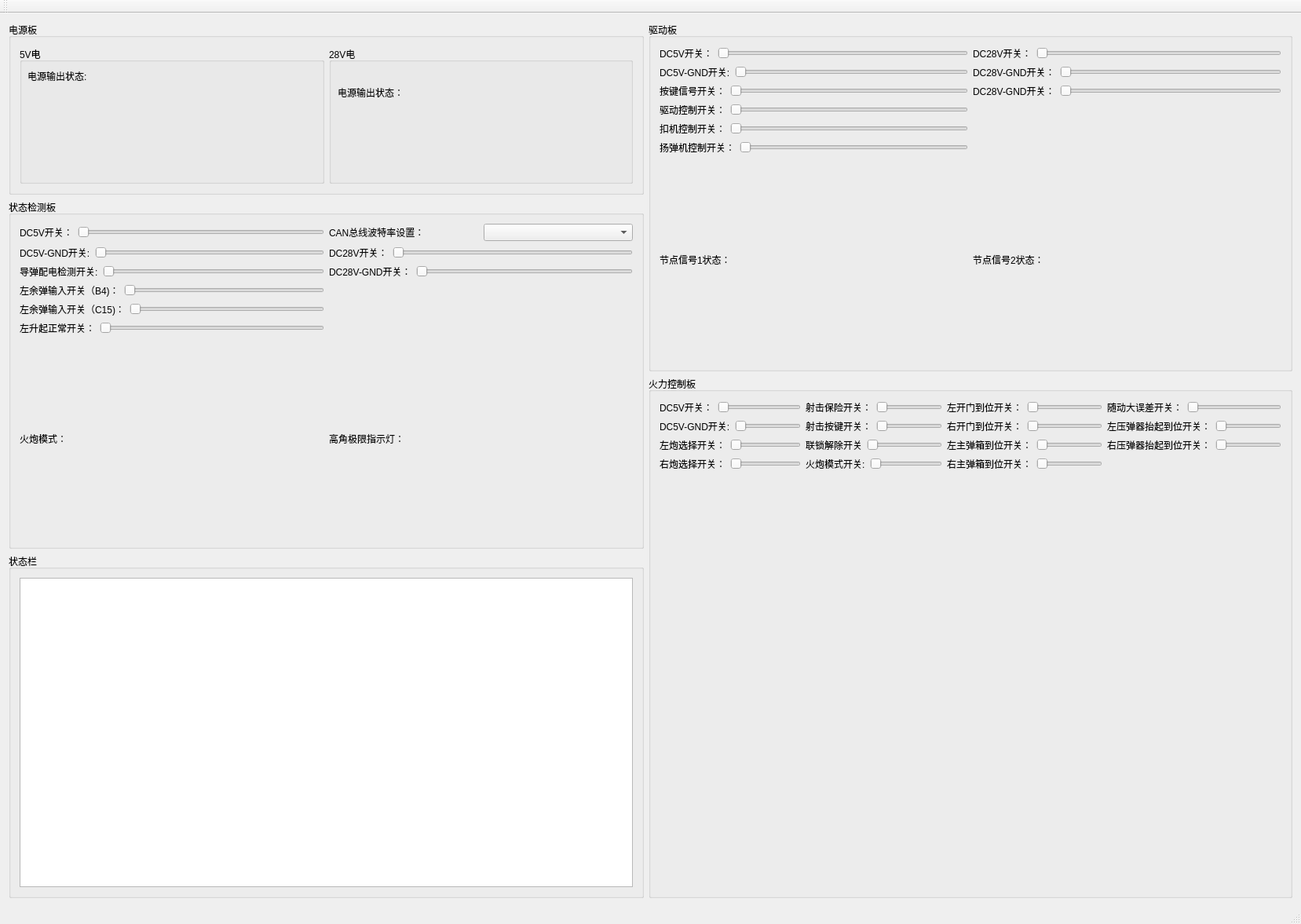
<?xml version="1.0" encoding="UTF-8"?>
<ui version="4.0">
 <class>EquipmentClass</class>
 <widget class="QMainWindow" name="EquipmentClass">
  <property name="geometry">
   <rect>
    <x>0</x>
    <y>0</y>
    <width>1657</width>
    <height>1177</height>
   </rect>
  </property>
  <property name="windowTitle">
   <string>Equipment</string>
  </property>
  <widget class="QWidget" name="centralWidget">
   <layout class="QGridLayout" name="gridLayout">
    <item row="0" column="0">
     <widget class="QGroupBox" name="groupBox">
      <property name="title">
       <string>电源板</string>
      </property>
      <layout class="QGridLayout" name="gridLayout_2">
       <item row="0" column="1">
        <widget class="QGroupBox" name="groupBox_6">
         <property name="title">
          <string>28V电</string>
         </property>
         <widget class="QLabel" name="label">
          <property name="geometry">
           <rect>
            <x>11</x>
            <y>51</y>
            <width>84</width>
            <height>16</height>
           </rect>
          </property>
          <property name="text">
           <string>电源输出状态：</string>
          </property>
         </widget>
         <widget class="FrLight" name="widget" native="true">
          <property name="geometry">
           <rect>
            <x>70</x>
            <y>30</y>
            <width>51</width>
            <height>51</height>
           </rect>
          </property>
         </widget>
        </widget>
       </item>
       <item row="0" column="0">
        <widget class="QGroupBox" name="groupBox_5">
         <property name="title">
          <string>5V电</string>
         </property>
         <widget class="QLabel" name="label_2">
          <property name="geometry">
           <rect>
            <x>10</x>
            <y>30</y>
            <width>81</width>
            <height>16</height>
           </rect>
          </property>
          <property name="text">
           <string>电源输出状态:</string>
          </property>
         </widget>
         <widget class="FrLight" name="widget_3" native="true">
          <property name="geometry">
           <rect>
            <x>70</x>
            <y>10</y>
            <width>81</width>
            <height>51</height>
           </rect>
          </property>
         </widget>
         <widget class="QWidget" name="layoutWidget">
          <property name="geometry">
           <rect>
            <x>10</x>
            <y>90</y>
            <width>213</width>
            <height>22</height>
           </rect>
          </property>
          <layout class="QHBoxLayout" name="horizontalLayout">
           <item>
            <widget class="QLabel" name="label_3">
             <property name="text">
              <string>电压值(V）：</string>
             </property>
            </widget>
           </item>
           <item>
            <widget class="QLineEdit" name="lineEdit"/>
           </item>
          </layout>
         </widget>
        </widget>
       </item>
      </layout>
     </widget>
    </item>
    <item row="0" column="1" rowspan="2">
     <widget class="QGroupBox" name="groupBox_2">
      <property name="title">
       <string>驱动板</string>
      </property>
      <layout class="QGridLayout" name="gridLayout_3">
       <item row="6" column="3">
        <widget class="FrLight" name="widget_4" native="true"/>
       </item>
       <item row="6" column="1">
        <widget class="FrLight" name="widget_2" native="true"/>
       </item>
       <item row="5" column="0" colspan="2">
        <layout class="QHBoxLayout" name="horizontalLayout_8">
         <item>
          <widget class="QLabel" name="label_12">
           <property name="text">
            <string>扬弹机控制开关：</string>
           </property>
          </widget>
         </item>
         <item>
          <widget class="QSlider" name="horizontalSlider_7">
           <property name="orientation">
            <enum>Qt::Horizontal</enum>
           </property>
          </widget>
         </item>
        </layout>
       </item>
       <item row="1" column="0" colspan="2">
        <layout class="QHBoxLayout" name="horizontalLayout_4">
         <item>
          <widget class="QLabel" name="label_6">
           <property name="text">
            <string>DC5V-GND开关:</string>
           </property>
          </widget>
         </item>
         <item>
          <widget class="QSlider" name="horizontalSlider_3">
           <property name="orientation">
            <enum>Qt::Horizontal</enum>
           </property>
          </widget>
         </item>
        </layout>
       </item>
       <item row="6" column="0">
        <widget class="QLabel" name="label_8">
         <property name="text">
          <string>节点信号1状态：</string>
         </property>
        </widget>
       </item>
       <item row="6" column="2">
        <widget class="QLabel" name="label_9">
         <property name="text">
          <string>节点信号2状态：</string>
         </property>
        </widget>
       </item>
       <item row="3" column="0" colspan="2">
        <layout class="QHBoxLayout" name="horizontalLayout_6">
         <item>
          <widget class="QLabel" name="label_10">
           <property name="text">
            <string>驱动控制开关：</string>
           </property>
          </widget>
         </item>
         <item>
          <widget class="QSlider" name="horizontalSlider_5">
           <property name="orientation">
            <enum>Qt::Horizontal</enum>
           </property>
          </widget>
         </item>
        </layout>
       </item>
       <item row="0" column="2" colspan="2">
        <layout class="QHBoxLayout" name="horizontalLayout_10">
         <item>
          <widget class="QLabel" name="label_13">
           <property name="text">
            <string>DC28V开关：</string>
           </property>
          </widget>
         </item>
         <item>
          <widget class="QSlider" name="horizontalSlider_8">
           <property name="orientation">
            <enum>Qt::Horizontal</enum>
           </property>
          </widget>
         </item>
        </layout>
       </item>
       <item row="4" column="0" colspan="2">
        <layout class="QHBoxLayout" name="horizontalLayout_7">
         <item>
          <widget class="QLabel" name="label_11">
           <property name="text">
            <string>扣机控制开关：</string>
           </property>
          </widget>
         </item>
         <item>
          <widget class="QSlider" name="horizontalSlider_6">
           <property name="orientation">
            <enum>Qt::Horizontal</enum>
           </property>
          </widget>
         </item>
        </layout>
       </item>
       <item row="1" column="2" colspan="2">
        <layout class="QHBoxLayout" name="horizontalLayout_9">
         <item>
          <widget class="QLabel" name="label_14">
           <property name="text">
            <string>DC28V-GND开关：</string>
           </property>
          </widget>
         </item>
         <item>
          <widget class="QSlider" name="horizontalSlider_9">
           <property name="orientation">
            <enum>Qt::Horizontal</enum>
           </property>
          </widget>
         </item>
        </layout>
       </item>
       <item row="0" column="0" colspan="2">
        <layout class="QHBoxLayout" name="horizontalLayout_2">
         <item>
          <widget class="QLabel" name="label_4">
           <property name="text">
            <string>DC5V开关：</string>
           </property>
          </widget>
         </item>
         <item>
          <widget class="QSlider" name="horizontalSlider">
           <property name="orientation">
            <enum>Qt::Horizontal</enum>
           </property>
          </widget>
         </item>
        </layout>
       </item>
       <item row="2" column="0" colspan="2">
        <layout class="QHBoxLayout" name="horizontalLayout_5">
         <item>
          <widget class="QLabel" name="label_7">
           <property name="text">
            <string>按键信号开关：</string>
           </property>
          </widget>
         </item>
         <item>
          <widget class="QSlider" name="horizontalSlider_4">
           <property name="orientation">
            <enum>Qt::Horizontal</enum>
           </property>
          </widget>
         </item>
        </layout>
       </item>
       <item row="2" column="2" colspan="2">
        <layout class="QHBoxLayout" name="horizontalLayout_3">
         <item>
          <widget class="QLabel" name="label_15">
           <property name="text">
            <string>DC28V-GND开关：</string>
           </property>
          </widget>
         </item>
         <item>
          <widget class="QSlider" name="horizontalSlider_10">
           <property name="orientation">
            <enum>Qt::Horizontal</enum>
           </property>
          </widget>
         </item>
        </layout>
       </item>
      </layout>
     </widget>
    </item>
    <item row="1" column="0" rowspan="2">
     <widget class="QGroupBox" name="groupBox_3">
      <property name="sizePolicy">
       <sizepolicy hsizetype="Expanding" vsizetype="Preferred">
        <horstretch>0</horstretch>
        <verstretch>0</verstretch>
       </sizepolicy>
      </property>
      <property name="title">
       <string>状态检测板</string>
      </property>
      <layout class="QGridLayout" name="gridLayout_5">
       <item row="1" column="0">
        <widget class="QLabel" name="label_21">
         <property name="text">
          <string>火炮模式：</string>
         </property>
        </widget>
       </item>
       <item row="0" column="0" colspan="2">
        <layout class="QGridLayout" name="gridLayout_4">
         <item row="0" column="0">
          <layout class="QHBoxLayout" name="horizontalLayout_11">
           <item>
            <widget class="QLabel" name="label_5">
             <property name="text">
              <string>DC5V开关：</string>
             </property>
            </widget>
           </item>
           <item>
            <widget class="QSlider" name="horizontalSlider_2">
             <property name="orientation">
              <enum>Qt::Horizontal</enum>
             </property>
            </widget>
           </item>
          </layout>
         </item>
         <item row="0" column="1">
          <layout class="QHBoxLayout" name="horizontalLayout_17">
           <item>
            <widget class="QLabel" name="label_23">
             <property name="text">
              <string>CAN总线波特率设置：</string>
             </property>
            </widget>
           </item>
           <item>
            <widget class="QComboBox" name="comboBox"/>
           </item>
          </layout>
         </item>
         <item row="1" column="0">
          <layout class="QHBoxLayout" name="horizontalLayout_12">
           <item>
            <widget class="QLabel" name="label_16">
             <property name="text">
              <string>DC5V-GND开关:</string>
             </property>
            </widget>
           </item>
           <item>
            <widget class="QSlider" name="horizontalSlider_11">
             <property name="orientation">
              <enum>Qt::Horizontal</enum>
             </property>
            </widget>
           </item>
          </layout>
         </item>
         <item row="1" column="1">
          <layout class="QHBoxLayout" name="horizontalLayout_18">
           <item>
            <widget class="QLabel" name="label_24">
             <property name="text">
              <string>DC28V开关：</string>
             </property>
            </widget>
           </item>
           <item>
            <widget class="QSlider" name="horizontalSlider_16">
             <property name="orientation">
              <enum>Qt::Horizontal</enum>
             </property>
            </widget>
           </item>
          </layout>
         </item>
         <item row="2" column="0">
          <layout class="QHBoxLayout" name="horizontalLayout_13">
           <item>
            <widget class="QLabel" name="label_17">
             <property name="text">
              <string>导弹配电检测开关:</string>
             </property>
            </widget>
           </item>
           <item>
            <widget class="QSlider" name="horizontalSlider_12">
             <property name="orientation">
              <enum>Qt::Horizontal</enum>
             </property>
            </widget>
           </item>
          </layout>
         </item>
         <item row="2" column="1">
          <layout class="QHBoxLayout" name="horizontalLayout_19">
           <item>
            <widget class="QLabel" name="label_25">
             <property name="text">
              <string>DC28V-GND开关：</string>
             </property>
            </widget>
           </item>
           <item>
            <widget class="QSlider" name="horizontalSlider_17">
             <property name="orientation">
              <enum>Qt::Horizontal</enum>
             </property>
            </widget>
           </item>
          </layout>
         </item>
         <item row="3" column="0">
          <layout class="QHBoxLayout" name="horizontalLayout_14">
           <item>
            <widget class="QLabel" name="label_18">
             <property name="text">
              <string>左余弹输入开关（B4)：</string>
             </property>
            </widget>
           </item>
           <item>
            <widget class="QSlider" name="horizontalSlider_13">
             <property name="orientation">
              <enum>Qt::Horizontal</enum>
             </property>
            </widget>
           </item>
          </layout>
         </item>
         <item row="4" column="0">
          <layout class="QHBoxLayout" name="horizontalLayout_15">
           <item>
            <widget class="QLabel" name="label_19">
             <property name="text">
              <string>左余弹输入开关（C15)：</string>
             </property>
            </widget>
           </item>
           <item>
            <widget class="QSlider" name="horizontalSlider_14">
             <property name="orientation">
              <enum>Qt::Horizontal</enum>
             </property>
            </widget>
           </item>
          </layout>
         </item>
         <item row="5" column="0">
          <layout class="QHBoxLayout" name="horizontalLayout_16">
           <item>
            <widget class="QLabel" name="label_20">
             <property name="text">
              <string>左升起正常开关：</string>
             </property>
            </widget>
           </item>
           <item>
            <widget class="QSlider" name="horizontalSlider_15">
             <property name="orientation">
              <enum>Qt::Horizontal</enum>
             </property>
            </widget>
           </item>
          </layout>
         </item>
        </layout>
       </item>
       <item row="1" column="1">
        <widget class="QLabel" name="label_22">
         <property name="text">
          <string>高角极限指示灯：</string>
         </property>
        </widget>
       </item>
      </layout>
     </widget>
    </item>
    <item row="2" column="1" rowspan="3">
     <widget class="QGroupBox" name="groupBox_4">
      <property name="title">
       <string>火力控制板</string>
      </property>
      <layout class="QGridLayout" name="gridLayout_7">
       <item row="0" column="0">
        <layout class="QHBoxLayout" name="horizontalLayout_20">
         <item>
          <widget class="QLabel" name="label_26">
           <property name="text">
            <string>DC5V开关：</string>
           </property>
          </widget>
         </item>
         <item>
          <widget class="QSlider" name="horizontalSlider_18">
           <property name="orientation">
            <enum>Qt::Horizontal</enum>
           </property>
          </widget>
         </item>
        </layout>
       </item>
       <item row="0" column="1">
        <layout class="QHBoxLayout" name="horizontalLayout_27">
         <item>
          <widget class="QLabel" name="label_30">
           <property name="text">
            <string>射击保险开关：</string>
           </property>
          </widget>
         </item>
         <item>
          <widget class="QSlider" name="horizontalSlider_22">
           <property name="orientation">
            <enum>Qt::Horizontal</enum>
           </property>
          </widget>
         </item>
        </layout>
       </item>
       <item row="0" column="2">
        <layout class="QHBoxLayout" name="horizontalLayout_31">
         <item>
          <widget class="QLabel" name="label_34">
           <property name="text">
            <string>左开门到位开关：</string>
           </property>
          </widget>
         </item>
         <item>
          <widget class="QSlider" name="horizontalSlider_26">
           <property name="orientation">
            <enum>Qt::Horizontal</enum>
           </property>
          </widget>
         </item>
        </layout>
       </item>
       <item row="0" column="3">
        <layout class="QHBoxLayout" name="horizontalLayout_30">
         <item>
          <widget class="QLabel" name="label_38">
           <property name="text">
            <string>随动大误差开关：</string>
           </property>
          </widget>
         </item>
         <item>
          <widget class="QSlider" name="horizontalSlider_30">
           <property name="orientation">
            <enum>Qt::Horizontal</enum>
           </property>
          </widget>
         </item>
        </layout>
       </item>
       <item row="1" column="0">
        <layout class="QHBoxLayout" name="horizontalLayout_21">
         <item>
          <widget class="QLabel" name="label_27">
           <property name="text">
            <string>DC5V-GND开关:</string>
           </property>
          </widget>
         </item>
         <item>
          <widget class="QSlider" name="horizontalSlider_19">
           <property name="orientation">
            <enum>Qt::Horizontal</enum>
           </property>
          </widget>
         </item>
        </layout>
       </item>
       <item row="1" column="1">
        <layout class="QHBoxLayout" name="horizontalLayout_26">
         <item>
          <widget class="QLabel" name="label_31">
           <property name="text">
            <string>射击按键开关：</string>
           </property>
          </widget>
         </item>
         <item>
          <widget class="QSlider" name="horizontalSlider_23">
           <property name="orientation">
            <enum>Qt::Horizontal</enum>
           </property>
          </widget>
         </item>
        </layout>
       </item>
       <item row="1" column="2">
        <layout class="QHBoxLayout" name="horizontalLayout_32">
         <item>
          <widget class="QLabel" name="label_35">
           <property name="text">
            <string>右开门到位开关：</string>
           </property>
          </widget>
         </item>
         <item>
          <widget class="QSlider" name="horizontalSlider_27">
           <property name="orientation">
            <enum>Qt::Horizontal</enum>
           </property>
          </widget>
         </item>
        </layout>
       </item>
       <item row="1" column="3">
        <layout class="QHBoxLayout" name="horizontalLayout_29">
         <item>
          <widget class="QLabel" name="label_39">
           <property name="text">
            <string>左压弹器抬起到位开关：</string>
           </property>
          </widget>
         </item>
         <item>
          <widget class="QSlider" name="horizontalSlider_31">
           <property name="orientation">
            <enum>Qt::Horizontal</enum>
           </property>
          </widget>
         </item>
        </layout>
       </item>
       <item row="2" column="0">
        <layout class="QHBoxLayout" name="horizontalLayout_22">
         <item>
          <widget class="QLabel" name="label_28">
           <property name="text">
            <string>左炮选择开关：</string>
           </property>
          </widget>
         </item>
         <item>
          <widget class="QSlider" name="horizontalSlider_20">
           <property name="orientation">
            <enum>Qt::Horizontal</enum>
           </property>
          </widget>
         </item>
        </layout>
       </item>
       <item row="2" column="1">
        <layout class="QHBoxLayout" name="horizontalLayout_25">
         <item>
          <widget class="QLabel" name="label_32">
           <property name="text">
            <string>联锁解除开关</string>
           </property>
          </widget>
         </item>
         <item>
          <widget class="QSlider" name="horizontalSlider_24">
           <property name="orientation">
            <enum>Qt::Horizontal</enum>
           </property>
          </widget>
         </item>
        </layout>
       </item>
       <item row="2" column="2">
        <layout class="QHBoxLayout" name="horizontalLayout_33">
         <item>
          <widget class="QLabel" name="label_36">
           <property name="text">
            <string>左主弹箱到位开关：</string>
           </property>
          </widget>
         </item>
         <item>
          <widget class="QSlider" name="horizontalSlider_28">
           <property name="orientation">
            <enum>Qt::Horizontal</enum>
           </property>
          </widget>
         </item>
        </layout>
       </item>
       <item row="2" column="3">
        <layout class="QHBoxLayout" name="horizontalLayout_28">
         <item>
          <widget class="QLabel" name="label_40">
           <property name="text">
            <string>右压弹器抬起到位开关：</string>
           </property>
          </widget>
         </item>
         <item>
          <widget class="QSlider" name="horizontalSlider_32">
           <property name="orientation">
            <enum>Qt::Horizontal</enum>
           </property>
          </widget>
         </item>
        </layout>
       </item>
       <item row="3" column="0">
        <layout class="QHBoxLayout" name="horizontalLayout_23">
         <item>
          <widget class="QLabel" name="label_29">
           <property name="text">
            <string>右炮选择开关：</string>
           </property>
          </widget>
         </item>
         <item>
          <widget class="QSlider" name="horizontalSlider_21">
           <property name="orientation">
            <enum>Qt::Horizontal</enum>
           </property>
          </widget>
         </item>
        </layout>
       </item>
       <item row="3" column="1">
        <layout class="QHBoxLayout" name="horizontalLayout_24">
         <item>
          <widget class="QLabel" name="label_33">
           <property name="text">
            <string>火炮模式开关:</string>
           </property>
          </widget>
         </item>
         <item>
          <widget class="QSlider" name="horizontalSlider_25">
           <property name="orientation">
            <enum>Qt::Horizontal</enum>
           </property>
          </widget>
         </item>
        </layout>
       </item>
       <item row="3" column="2">
        <layout class="QHBoxLayout" name="horizontalLayout_34">
         <item>
          <widget class="QLabel" name="label_37">
           <property name="text">
            <string>右主弹箱到位开关：</string>
           </property>
          </widget>
         </item>
         <item>
          <widget class="QSlider" name="horizontalSlider_29">
           <property name="orientation">
            <enum>Qt::Horizontal</enum>
           </property>
          </widget>
         </item>
        </layout>
       </item>
       <item row="4" column="0" colspan="4">
        <widget class="QCustomPlot" name="widget_5" native="true">
         <property name="sizePolicy">
          <sizepolicy hsizetype="Minimum" vsizetype="Expanding">
           <horstretch>0</horstretch>
           <verstretch>0</verstretch>
          </sizepolicy>
         </property>
        </widget>
       </item>
      </layout>
     </widget>
    </item>
    <item row="3" column="0" rowspan="2">
     <widget class="QGroupBox" name="groupBox_7">
      <property name="title">
       <string>状态栏</string>
      </property>
      <layout class="QGridLayout" name="gridLayout_6">
       <item row="0" column="0">
        <widget class="QTextBrowser" name="textBrowser">
         <property name="sizePolicy">
          <sizepolicy hsizetype="Minimum" vsizetype="Minimum">
           <horstretch>0</horstretch>
           <verstretch>0</verstretch>
          </sizepolicy>
         </property>
        </widget>
       </item>
      </layout>
     </widget>
    </item>
   </layout>
  </widget>
  <widget class="QMenuBar" name="menuBar">
   <property name="geometry">
    <rect>
     <x>0</x>
     <y>0</y>
     <width>1657</width>
     <height>23</height>
    </rect>
   </property>
  </widget>
  <widget class="QToolBar" name="mainToolBar">
   <attribute name="toolBarArea">
    <enum>TopToolBarArea</enum>
   </attribute>
   <attribute name="toolBarBreak">
    <bool>false</bool>
   </attribute>
  </widget>
  <widget class="QStatusBar" name="statusBar"/>
 </widget>
 <layoutdefault spacing="6" margin="11"/>
 <customwidgets>
  <customwidget>
   <class>FrLight</class>
   <extends>QWidget</extends>
   <header>frlight.h</header>
   <container>1</container>
  </customwidget>
  <customwidget>
   <class>QCustomPlot</class>
   <extends>QWidget</extends>
   <header>qcustomplot.h</header>
   <container>1</container>
  </customwidget>
 </customwidgets>
 <resources>
  <include location="Equipment.qrc"/>
 </resources>
 <connections/>
</ui>
